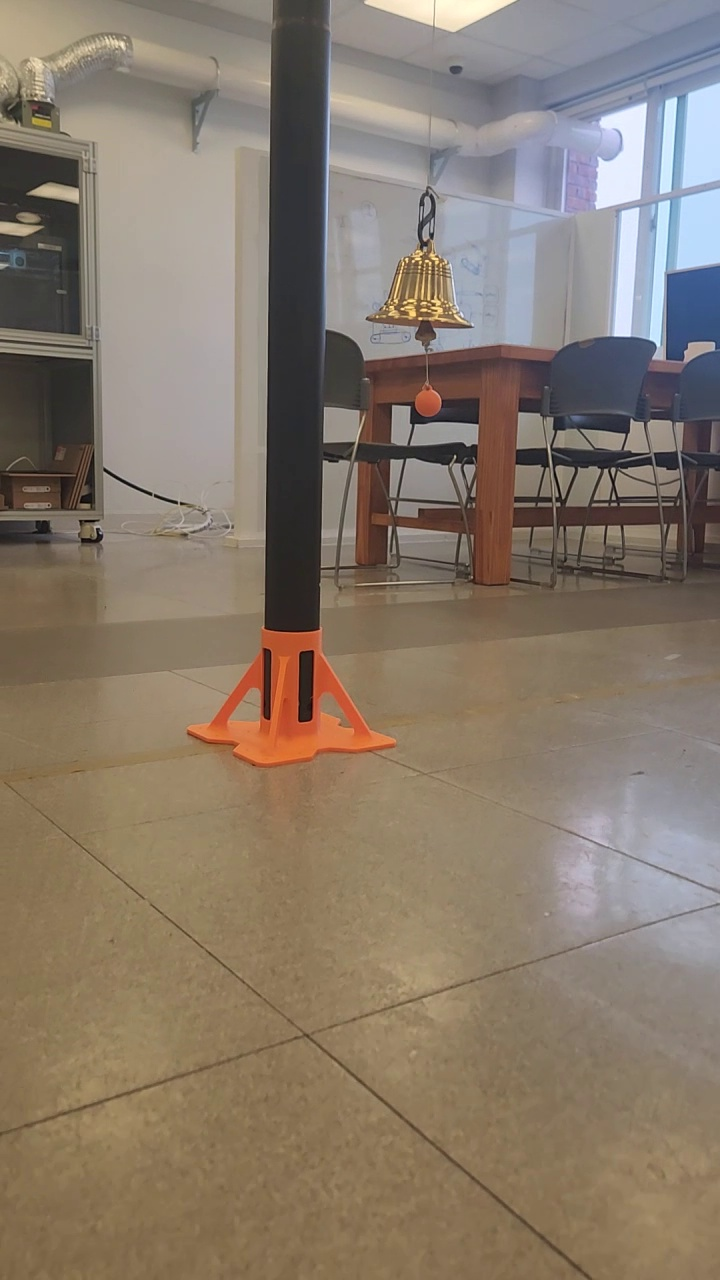
#> input picture data/roboflow/dataset (before modifications)/images/train/20260403_172554_00003.jpg, 720 x 1280 px
$ python -i bell2.py   (imports and definitions only)
#> lines starting #> are read from the running program, lines starting #| are printed output that depends on the picture; after the words box and inside, x2 and y2 are one past the last pixel; in counts of white or black regions, pixels touching at a corner belong together
from dataclasses import dataclass

import cv2
import numpy as np


BRASS_HSV_LOW = np.array([8, 45, 50])
BRASS_HSV_HIGH = np.array([34, 255, 255])
BRASS_LAB_LOW = np.array([35, 102, 132])
BRASS_LAB_HIGH = np.array([255, 155, 195])

NEUTRAL_HIGHLIGHT_LOW = np.array([0, 0, 85])
NEUTRAL_HIGHLIGHT_HIGH = np.array([179, 105, 255])
WARM_SHADOW_LAB_LOW = np.array([20, 100, 125])
WARM_SHADOW_LAB_HIGH = np.array([235, 160, 190])


@dataclass
class BellDetection:
    box: tuple
    area: int
    area_fraction: float
    width_fraction: float
    height_fraction: float
    fill: float
    aspect: float
    brass_ratio: float
    warm_brass_ratio: float
    center: tuple
    score: float


@dataclass
class BellCandidate:
    mask: np.ndarray
    box: tuple
    area: int
    area_fraction: float
    width_fraction: float
    height_fraction: float
    fill: float
    aspect: float
    brass_ratio: float
    warm_brass_ratio: float
    center: tuple
    score: float


def hsv_from_frame(frame, color_format):
#> called with color_format = 'rgb'
    if color_format == "rgb":
        return cv2.cvtColor(frame, cv2.COLOR_RGB2HSV)
#> returned value: shape (1280, 720, 3); mean H, S, V 35.6, 65.3, 139.1
    if color_format == "bgr":
        return cv2.cvtColor(frame, cv2.COLOR_BGR2HSV)
    raise ValueError(f"Unsupported color format: {color_format}")


def lab_from_frame(frame, color_format):
#> called with color_format = 'rgb'
    if color_format == "rgb":
        return cv2.cvtColor(frame, cv2.COLOR_RGB2LAB)
#> returned value: shape (1280, 720, 3); mean of channels 0, 1, 2 132.1, 131.3, 138.2
    if color_format == "bgr":
        return cv2.cvtColor(frame, cv2.COLOR_BGR2LAB)
    raise ValueError(f"Unsupported color format: {color_format}")


def bgr_from_frame(frame, color_format):
#> called with color_format = 'rgb'
    if color_format == "bgr":
        return frame
    if color_format == "rgb":
        return cv2.cvtColor(frame, cv2.COLOR_RGB2BGR)
#> returned value is the input picture: shape (1280, 720, 3); mean B, G, R 107.3, 121.8, 135.5
    raise ValueError(f"Unsupported color format: {color_format}")


def build_bell_mask(frame, color_format="rgb"):
    hsv = hsv_from_frame(frame, color_format)
    lab = lab_from_frame(frame, color_format)
    bgr = bgr_from_frame(frame, color_format).astype(np.float32)
    blue, green, red = cv2.split(bgr)
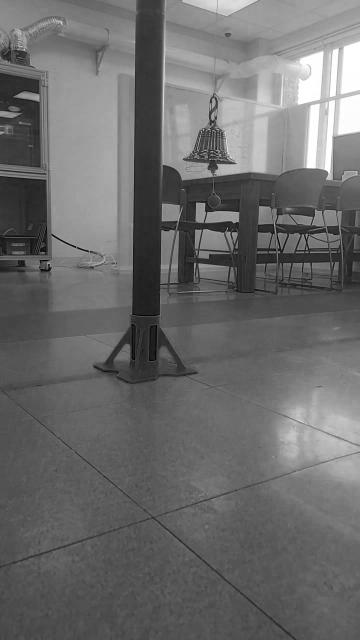
#> blue: shape (1280, 720) float32 (shown at 1/2 size); min 0, max 255, mean 107.3
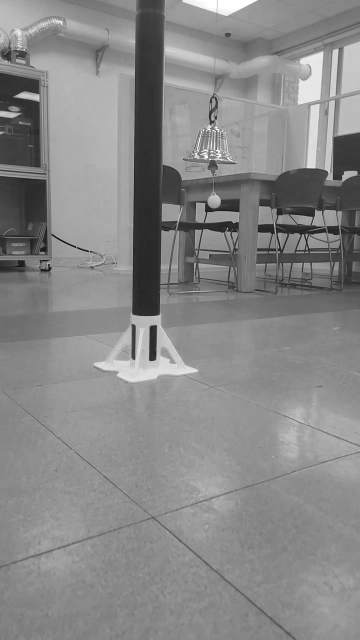
#> red: shape (1280, 720) float32 (shown at 1/2 size); min 9, max 255, mean 135.5

    brass_hsv = cv2.inRange(hsv, BRASS_HSV_LOW, BRASS_HSV_HIGH)
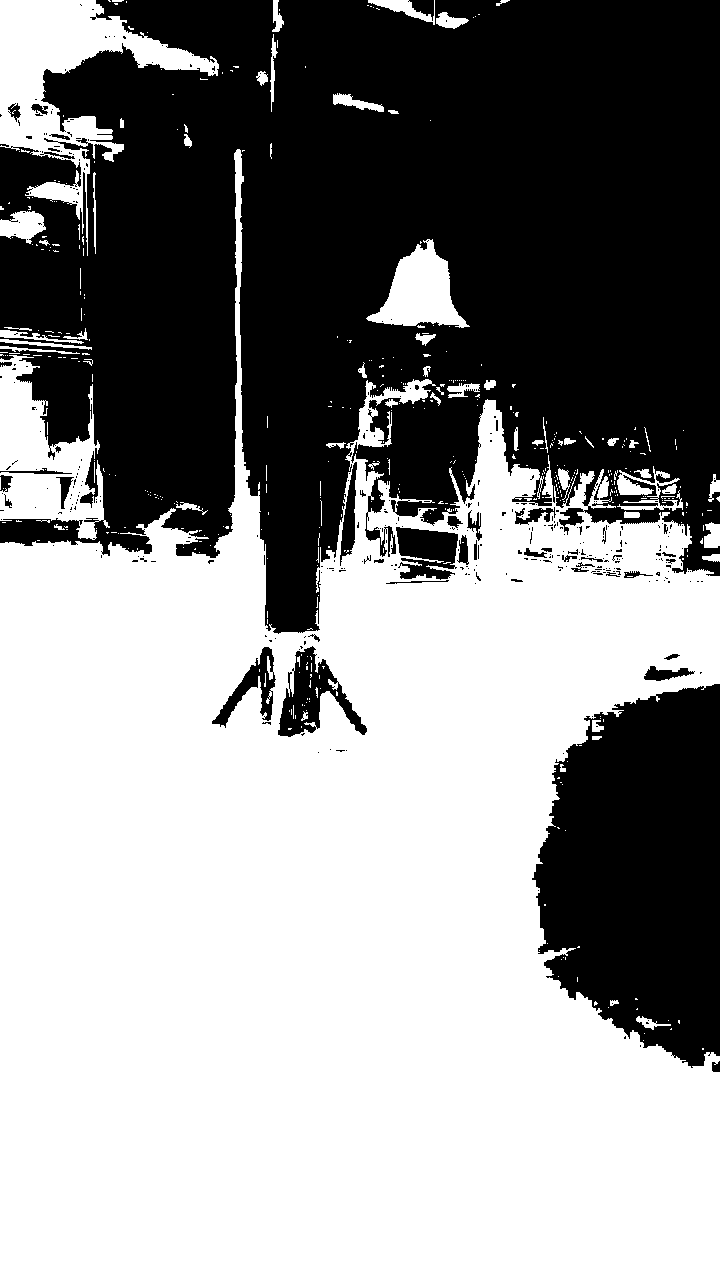
#> brass_hsv: shape (1280, 720); 56.6% white; 365 black regions (319 under 20 px), largest, box (x1, y1, x2, y2) and area: (0, 0, 720, 634) 332766, (532, 684, 720, 1068) 54788, (278, 646, 367, 737) 3230
    brass_lab = cv2.inRange(lab, BRASS_LAB_LOW, BRASS_LAB_HIGH)
#> brass_lab: shape (1280, 720); 71.5% white; 231 black regions (183 under 20 px), largest, box (x1, y1, x2, y2) and area: (189, 0, 720, 767) 191743, (552, 712, 720, 993) 33265, (0, 150, 80, 335) 10595
    brass_seed = cv2.bitwise_and(brass_hsv, brass_lab)
#> brass_seed: shape (1280, 720); 55.7% white; 349 black regions (306 under 20 px), largest, box (x1, y1, x2, y2) and area: (0, 0, 720, 767) 345950, (532, 684, 720, 1068) 54788, (396, 527, 458, 580) 2386

    red_dominant = np.uint8((red > green) & (red > blue * 1.15)) * 255
#> red_dominant: shape (1280, 720); 66% white; 259 black regions (216 under 20 px), largest, box (x1, y1, x2, y2) and area: (32, 0, 720, 575) 241647, (545, 694, 720, 1024) 41364, (0, 156, 80, 336) 10487
    brass_seed = cv2.bitwise_and(brass_seed, red_dominant)
#> brass_seed: shape (1280, 720); 55.7% white; 349 black regions (306 under 20 px), largest, box (x1, y1, x2, y2) and area: (0, 0, 720, 767) 345963, (532, 684, 720, 1068) 54788, (396, 527, 458, 580) 2386
    warm_brass_seed = cv2.bitwise_and(brass_seed, cv2.inRange(hsv[:, :, 0], 8, 24))
#> warm_brass_seed: shape (1280, 720); 55.6% white; 351 black regions (307 under 20 px), largest, box (x1, y1, x2, y2) and area: (0, 0, 720, 767) 346889, (532, 684, 720, 1068) 54788, (396, 527, 458, 580) 2386

    brass_seed = cv2.morphologyEx(
        brass_seed,
        cv2.MORPH_OPEN,
        cv2.getStructuringElement(cv2.MORPH_ELLIPSE, (5, 5)),
    )
#> brass_seed: shape (1280, 720); 54.4% white; 98 black regions (81 under 20 px), largest, box (x1, y1, x2, y2) and area: (0, 0, 720, 767) 362538, (532, 684, 720, 1068) 55485, (557, 549, 653, 578) 724

    near_brass = cv2.dilate(
        brass_seed,
        cv2.getStructuringElement(cv2.MORPH_ELLIPSE, (61, 61)),
        iterations=1,
    )
#> near_brass: shape (1280, 720); 75.6% white; 8 black regions, largest, box (x1, y1, x2, y2) and area: (101, 0, 720, 546) 147959, (0, 149, 207, 498) 36930, (566, 715, 720, 1030) 36035

    neutral_highlights = cv2.inRange(hsv, NEUTRAL_HIGHLIGHT_LOW, NEUTRAL_HIGHLIGHT_HIGH)
#> neutral_highlights: shape (1280, 720); 82.5% white; 728 black regions (564 under 20 px), largest, box (x1, y1, x2, y2) and area: (185, 0, 720, 825) 97461, (0, 352, 95, 511) 13345, (0, 146, 82, 335) 12278
    warm_shadows = cv2.inRange(lab, WARM_SHADOW_LAB_LOW, WARM_SHADOW_LAB_HIGH)
#> warm_shadows: shape (1280, 720); 86.4% white; 202 black regions (163 under 20 px), largest, box (x1, y1, x2, y2) and area: (424, 0, 720, 470) 92120, (602, 784, 720, 960) 13666, (190, 631, 393, 766) 9686
    metal_fill = cv2.bitwise_and(cv2.bitwise_or(neutral_highlights, warm_shadows), near_brass)
#> metal_fill: shape (1280, 720); 74.1% white; 162 black regions (137 under 20 px), largest, box (x1, y1, x2, y2) and area: (101, 0, 720, 546) 149409, (0, 149, 207, 498) 36992, (566, 715, 720, 1030) 36035

    mask = cv2.bitwise_or(brass_seed, metal_fill)
    mask = cv2.morphologyEx(
        mask,
        cv2.MORPH_CLOSE,
        cv2.getStructuringElement(cv2.MORPH_ELLIPSE, (35, 35)),
    )
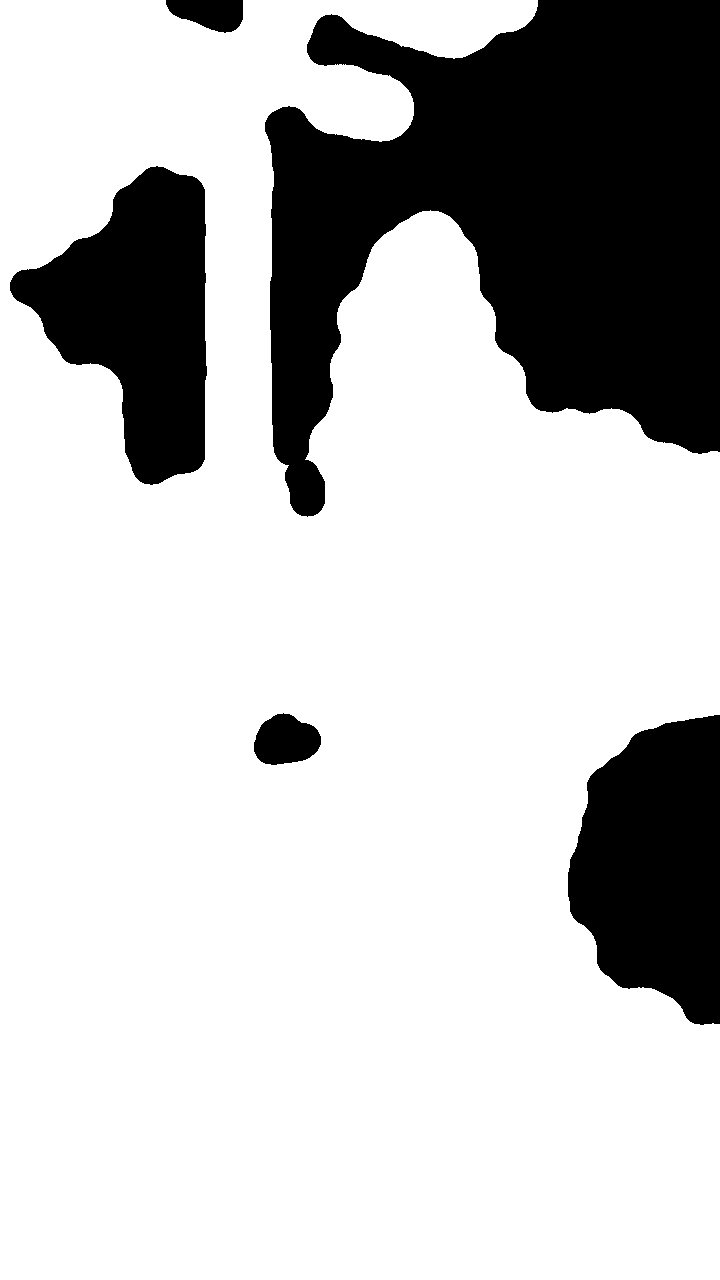
#> mask: shape (1280, 720); 76.2% white; 5 black regions, box (x1, y1, x2, y2) and area: (265, 0, 720, 517) 143394, (568, 715, 720, 1025) 35810, (10, 166, 207, 485) 35768, (254, 713, 321, 765) 2584, (166, 0, 243, 33) 1859
    mask = cv2.morphologyEx(
        mask,
        cv2.MORPH_OPEN,
        cv2.getStructuringElement(cv2.MORPH_ELLIPSE, (7, 7)),
    )
#> mask: shape (1280, 720); 76.2% white; 5 black regions, box (x1, y1, x2, y2) and area: (265, 0, 720, 517) 143408, (568, 715, 720, 1025) 35810, (10, 166, 207, 485) 35768, (254, 713, 321, 765) 2585, (166, 0, 243, 33) 1859
    return mask, brass_seed, warm_brass_seed


def get_bell_candidates(
    frame,
    color_format="rgb",
    min_area=2500,
    min_area_fraction=0.10,
    min_width_fraction=0.30,
    min_height_fraction=0.25,
    min_fill=0.12,
    min_brass_ratio=0.1,
    min_warm_brass_ratio=0.04,
    max_orange_frame_fraction=None,
):
    del max_orange_frame_fraction

    mask, brass_seed, warm_brass_seed = build_bell_mask(frame, color_format=color_format)
    num_labels, labels, stats, centroids = cv2.connectedComponentsWithStats(mask)
#> num_labels = 2; stats = [[10, 0, 710, 1025, 219430], [0, 0, 720, 1280, 702170]]; centroids = [[477.2, 340.1], [322.7, 733.1]]

    img_h, img_w = mask.shape
    candidates = []

    for label in range(1, num_labels):
        x, y, w, h, area = stats[label]
        if area < min_area or w < 45 or h < 45:
            continue

        area_fraction = area / float(img_w * img_h)
        width_fraction = w / float(img_w)
        height_fraction = h / float(img_h)
        if (
            area_fraction < min_area_fraction
            or width_fraction < min_width_fraction
            or height_fraction < min_height_fraction
        ):
            continue

        fill = area / float(w * h)
        aspect = w / float(h)
        if fill < min_fill or not (0.65 <= aspect <= 4.5):
            continue

        component_mask = np.uint8(labels == label) * 255
        brass_pixels = cv2.countNonZero(cv2.bitwise_and(brass_seed, component_mask))
        brass_ratio = brass_pixels / float(area)
        warm_brass_pixels = cv2.countNonZero(cv2.bitwise_and(warm_brass_seed, component_mask))
        warm_brass_ratio = warm_brass_pixels / float(area)
        if brass_ratio < min_brass_ratio or warm_brass_ratio < min_warm_brass_ratio:
            continue

        cx, cy = centroids[label]
        center_score = 1.0 - min(1.0, abs(cx - img_w * 0.52) / (img_w * 0.65))
        upper_score = 1.0 - min(1.0, max(0.0, cy - img_h * 0.72) / (img_h * 0.28))
        score = area * (0.7 + fill) * (0.65 + center_score) * (0.8 + 0.2 * upper_score)

        candidates.append(
            BellCandidate(
                mask=component_mask,
                box=(int(x), int(y), int(w), int(h)),
                area=int(area),
                area_fraction=float(area_fraction),
                width_fraction=float(width_fraction),
                height_fraction=float(height_fraction),
                fill=float(fill),
                aspect=float(aspect),
                brass_ratio=float(brass_ratio),
                warm_brass_ratio=float(warm_brass_ratio),
                center=(float(cx), float(cy)),
                score=float(score),
            )
        )
#> this loop made 1 pass
#> (x, y, w, h, area, area_fraction, width_fraction, height_fraction) on pass 1: (0, 0, 720, 1280, 702170, 0.762, 1, 1)
#> after the loop, candidates = []

    return candidates


# [28 lines left out: functions candidate_to_detection, smooth_box, smooth_center, not called in this run]


class BellTracker:
    # [25 lines left out: function __init__, not called in this run]

    def reset(self):
        self.previous_detection = None
        self.missed_frames = 0

    # [107 lines left out: functions choose_candidate, update_detection, mark_missed, detect, detect_bell, not called in this run]

>>> import cv2
>>> picture = cv2.cvtColor(cv2.imread('../../../data/roboflow/dataset (before modifications)/images/train/20260403_172554_00003.jpg'), cv2.COLOR_BGR2RGB)
>>> result = get_bell_candidates(picture)
#> result = []
